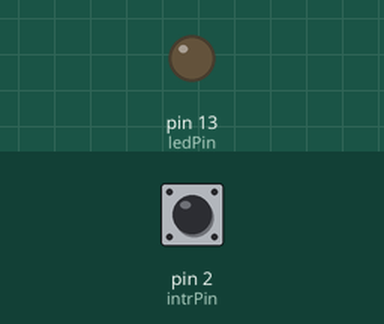
The sketch below on a simulated Arduino Uno, built with avr-gcc and run on an emulated ATmega328P. On the bench: output pins drawn as LEDs (lit = HIGH). Inputs (shaded band) come from the test bench; at power-on: pin 2 (intrPin) HIGH.

Above: at 1.2 s.
1.3 s: pin 2 (intrPin) pulled LOW for 0.15 s
At 2.0 s:
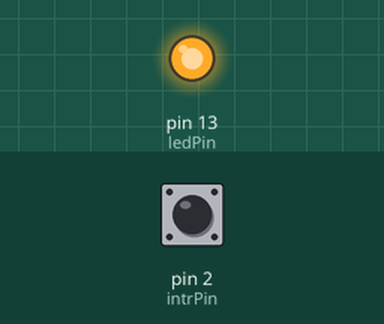
3.0 s: pin 2 (intrPin) pulled LOW for 1 s
At 3.4 s:
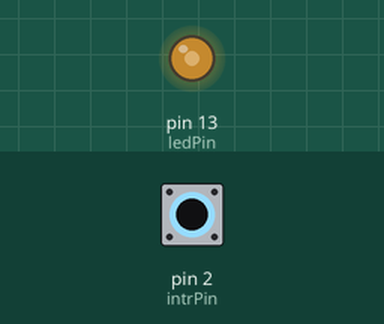
5.5 s: pin 2 (intrPin) pulled LOW for 3.2 s
At 10.2 s:
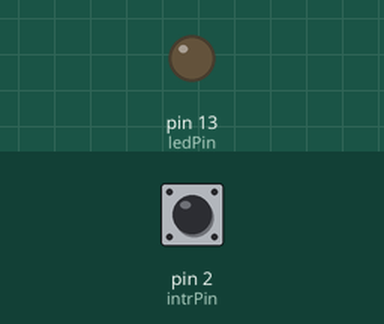
Timing chart, 0 to 11.7 s (numbered marks = the images above; inputs shaded):
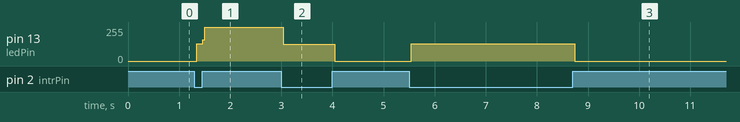

Measured:
- after the input at 1.3 s, pin 13 (ledPin): 0/255 → 128/255 at once, → 255/255 0.12 s later
- after the input at 3.0 s, pin 13 (ledPin): 255/255 → 127/255 at once, → 0/255 1.0 s later
- after the input at 5.5 s, pin 13 (ledPin): 0/255 → 128/255 at once, → 0/255 3.2 s later

The sketch:

Led_blinking.ino
```cpp
const byte ledPin = 13;              // to select inbuilt led
const byte intrPin = 2;              //uno board has interrupt pins as digital 2&3, weuse pin 2 here
volatile byte state = LOW;           //keping led as LOW initially using 'state' variable
void setup() {
 pinMode(ledPin,OUTPUT); // put your setup code here, to run once:
 pinMode(intrPin, INPUT_PULLUP);  //INPUT_PULLUP with pinMode() monitors the state of a switch by establishing
                                  //serial communication between your Arduino and your computer over USB.

 attachInterrupt(digitalPinToInterrupt(intrPin), blinks , LOW);        //Using Interrupt in 'CHANGE' mode. Interrupt syntax. See references.
}

void loop() {
  // put your main code here, to run repeatedly:
digitalWrite(ledPin, state);
}

void blinks()       //Interrupt Service Routine(i.e. function)
{
  state = !state;      //changing the state
  }


/*References:-
 * https://www.arduino.cc/reference/en/language/functions/external-interrupts/attachinterrupt/
 * https://www.arduino.cc/en/Tutorial/InputPullupSerial
 * https://electronics.stackexchange.com/questions/67007/whats-the-difference-between-input-and-input-pullup
 */
```
